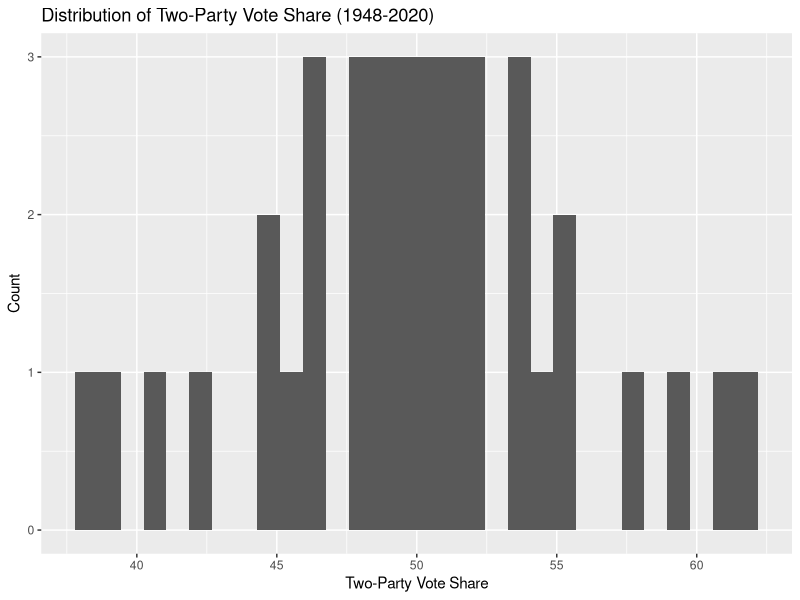
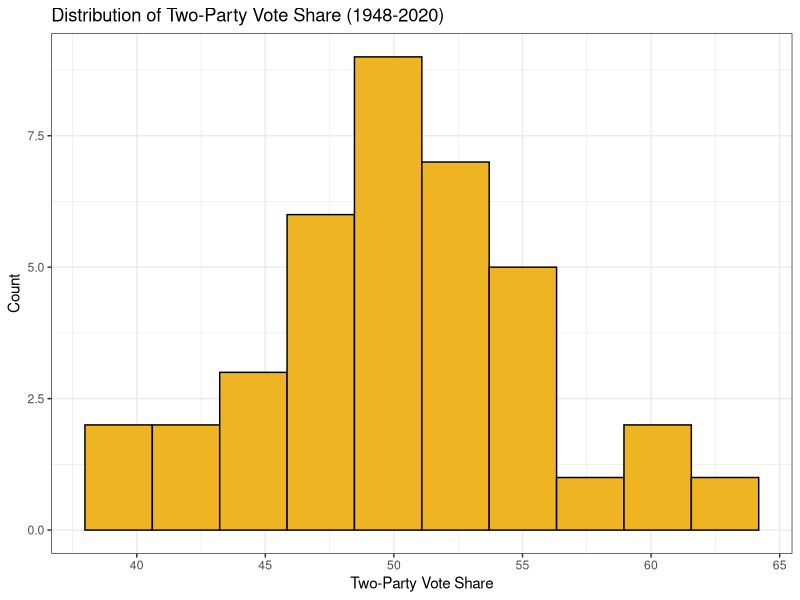
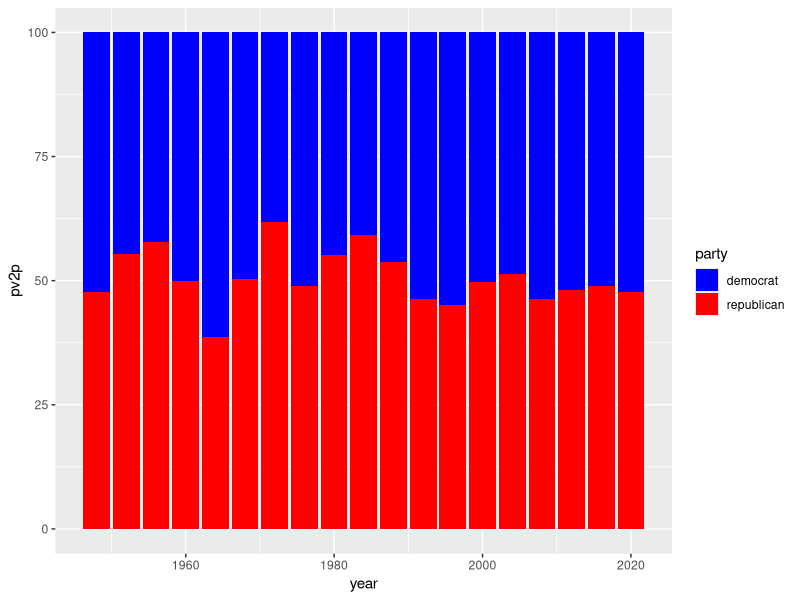
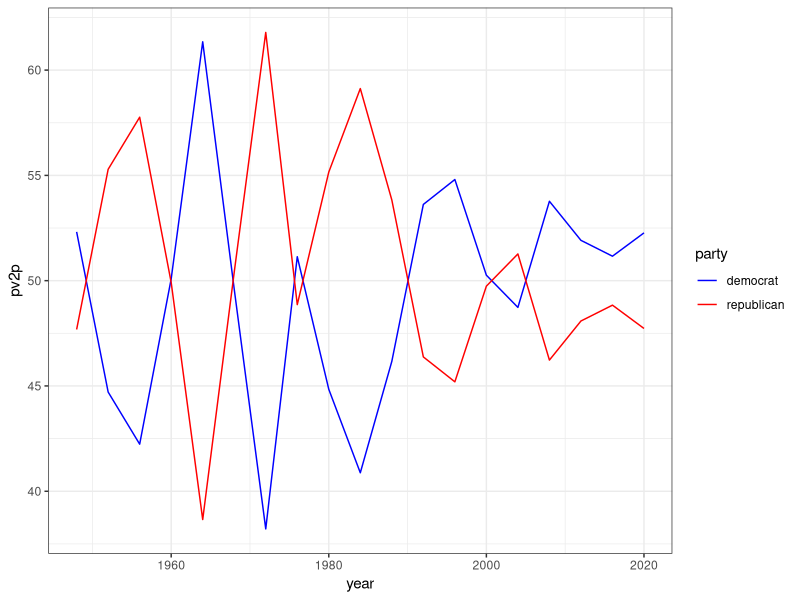
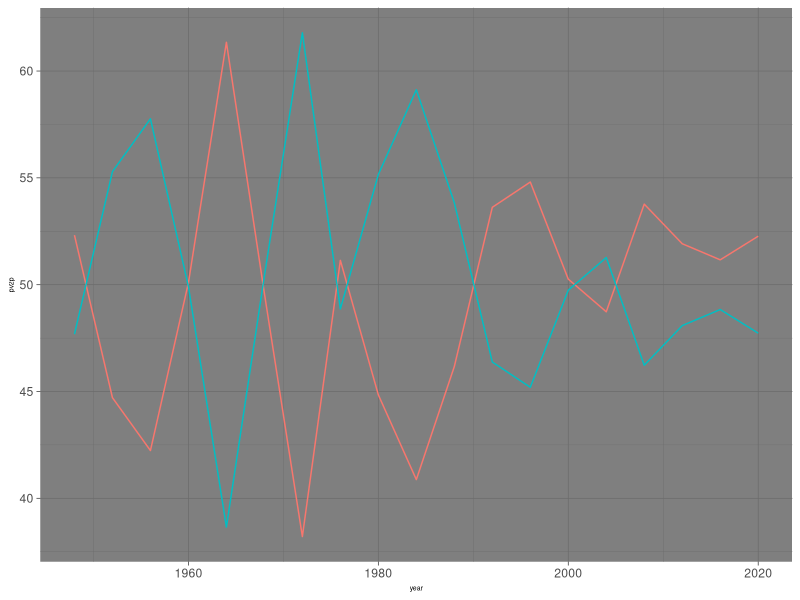
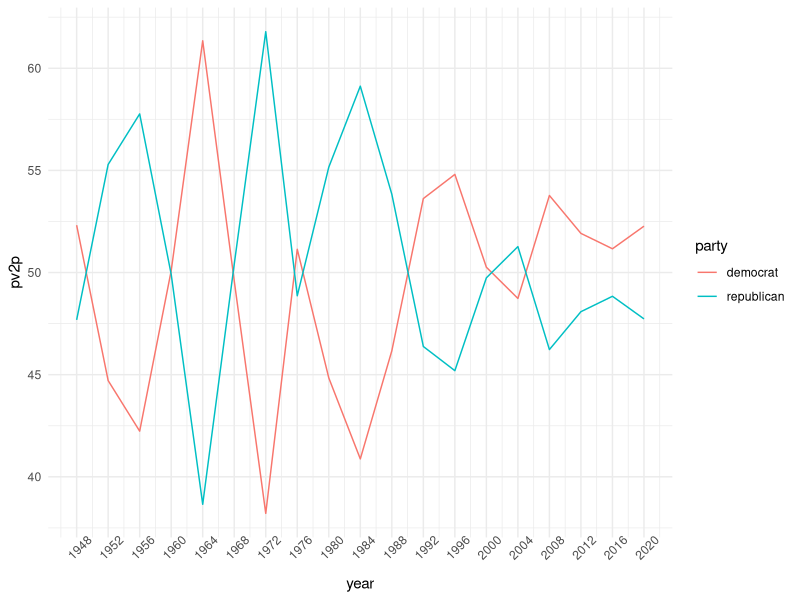
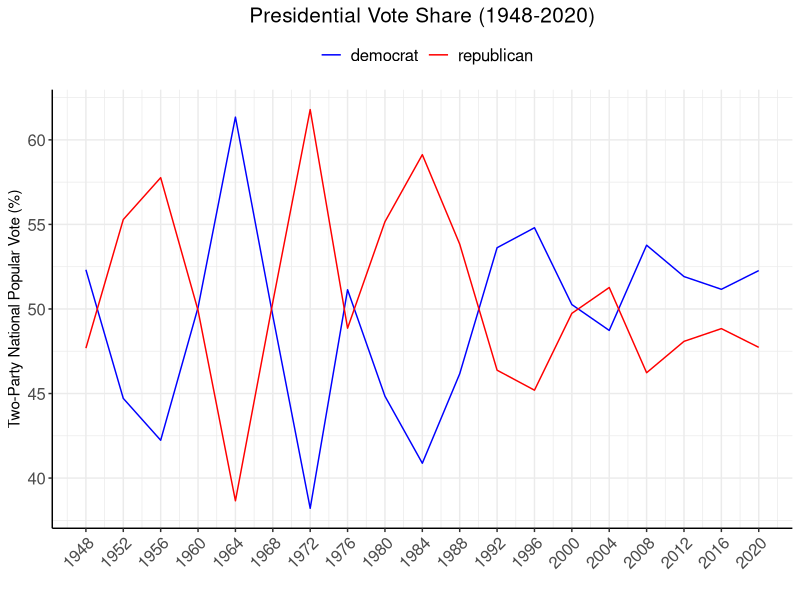
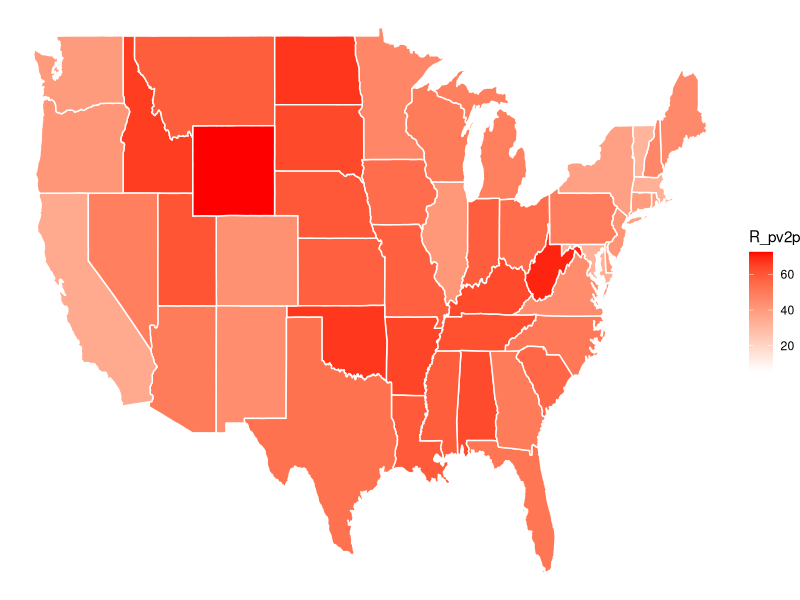

Generate these figures, in order, with R: (Note: this script raises an error after producing the figures.)
#' @title GOV 1347: Introductory Blog Post/Laboratory Session
#' @author Matthew E. Dardet
#' @date August 29, 2024

####----------------------------------------------------------#
#### Preamble
####----------------------------------------------------------#

# Load libraries.
## install via `install.packages("name")`
library(ggplot2)
library(maps)
library(tidyverse)

## set working directory here
# setwd("~")

####----------------------------------------------------------#
#### Read and clean presidential popular vote.
####----------------------------------------------------------#

# Read presidential popular vote. 
d_popvote <- read_csv("data/popvote_1948-2020.csv")

# Subset data to most recent past election year. 
d_popvote |> 
  filter(year == 2020) |> 
  select(party, candidate, pv2p)

# Pivot data to wide format with party names as columns and two-party vote share as values.
(d_popvote_wide <- d_popvote |>
  select(year, party, pv2p) |>
  pivot_wider(names_from = party, values_from = pv2p))

# Modify winner column to show "D" if Democrats win and "R" if Republicans win. 
(d_popvote_wide <- d_popvote_wide |> 
  mutate(winner = case_when(democrat > republican ~ "D",
                            TRUE ~ "R")))

# Summarize data with respect to winners. 
d_popvote_wide |> 
  group_by(winner) |>
  summarise(races = n())

####----------------------------------------------------------#
#### Visualize trends in national presidential popular vote. 
####----------------------------------------------------------#

# Example: bad histogram; unpleasant bin width and fill!
ggplot(d_popvote, aes(x = pv2p)) + 
    geom_histogram() + 
    labs(x = "Two-Party Vote Share", 
         y = "Count", 
         title = "Distribution of Two-Party Vote Share (1948-2020)")

# Example: better histogram.
ggplot(d_popvote, aes(x = pv2p)) + 
  geom_histogram(bins = 10, color = "black", fill = "goldenrod2") + 
  theme_bw() +
  labs(x = "Two-Party Vote Share", 
       y = "Count", 
       title = "Distribution of Two-Party Vote Share (1948-2020)")

# Example: barplot (+ custom colors).
ggplot(d_popvote, aes(x = year, y = pv2p, fill = party)) +
    geom_bar(stat = "identity") +
    scale_fill_manual(values = c("blue", "red")) 

# Example: lineplot (+ custom colors + nicer theme).
ggplot(d_popvote, aes(x = year, y = pv2p, colour = party)) +
    geom_line() +
    scale_color_manual(values = c("blue", "red")) + 
    theme_bw()

# Example: bad line plot; opaque background, "too much ink", no legend, small font. Yuck! 
ggplot(d_popvote, aes(x = year, y = pv2p, colour = party)) +
    geom_line(stat = "identity") + 
    theme_dark() +
    theme(legend.position = "none", axis.title = element_text(size = 5))

# Example: good line plot: high contrast, "minimal ink", legend, detailed x-ticks, larger font.
ggplot(d_popvote, aes(x = year, y = pv2p, colour = party)) +
    geom_line(stat = "identity") + 
    scale_x_continuous(breaks = seq(1948, 2020, 4)) +
    theme_minimal() +
    theme(axis.text.x = element_text(angle = 45))

# Example: excellent plot; "pretty" customized theme.
my_pretty_theme <- theme_bw() + 
    theme(panel.border = element_blank(),
          plot.title = element_text(size = 15, hjust = 0.5), 
          axis.text.x = element_text(angle = 45, hjust = 1),
          axis.text = element_text(size = 12),
          strip.text = element_text(size = 18),
          axis.line = element_line(colour = "black"),
          legend.position = "top",
          legend.text = element_text(size = 12))

ggplot(d_popvote, aes(x = year, y = pv2p, colour = party)) +
    geom_line(stat = "identity") +
    scale_color_manual(values = c("blue", "red"), name = "") +
    xlab("") + ## no need to label an obvious axis
    ylab("Two-Party National Popular Vote (%)") +
    ggtitle("Presidential Vote Share (1948-2020)") + 
    scale_x_continuous(breaks = seq(1948, 2020, 4)) +
    my_pretty_theme

# Save last displayed plot.
ggsave("figures/PV_national_historical.png", height = 4, width = 8)

####----------------------------------------------------------#
#### State-by-state map of presidential popular votes.
####----------------------------------------------------------#

# Sequester shapefile of states from `maps` library.
states_map <- map_data("state")
unique(states_map$region)

# Read/clean/merge state popular vote. 
# Create wide version of dataset that can be used to compare candidate votes with one another. 
d_pvstate <- read_csv("data/state_2pv_1948_2020.csv")
colnames(d_pvstate)

d_pvstate_wide <- d_pvstate |> 
  select(-c(candidate, state_fips)) |> 
  rename(pv = vote_share,
         pv2p = two_party_vote_share) |>
  mutate(party_simple = case_when(party == "Democrat" ~ "D", 
                                  .default = "R")) |>
  pivot_wider(names_from = party_simple, values_from = c(pv, pv2p)) |> 
  select(-c(party, candidatevotes, totalvotes, two_party_votes)) |> 
  group_by(year, state) |> 
  summarize_all(function(x) x[!is.na(x)]) |> 
  rename(D_pv = pv_D, R_pv = pv_R, D_pv2p = pv2p_D, R_pv2p = pv2p_R)

write_csv(d_pvstate_wide, 
          "data/clean_wide_state_2pv_1948_2020.csv") # Output widened dataset for use by the class. 

d_pvstate_wide$region <- tolower(d_pvstate_wide$state)

pv_map <- d_pvstate_wide |>
  filter(year == 2020) |>
  left_join(states_map, by = "region")

# Generate map of two-party vote share for Republican candidates. 
pv_map |> # N.B. You can pipe (|>) data directly into `ggplot()`!
  ggplot(aes(long, lat, group = group)) +
  geom_polygon(aes(fill = R_pv2p), color = "white")+
  scale_fill_gradient(low = "white", high = "red") +
  theme_void()

# Generate map of state winners using their vote count. 
pv_win_map <- d_pvstate_wide |>
    filter(year == 2000) |>
    left_join(states_map, by = "region") |>
    mutate(winner = ifelse(R_pv > D_pv, "republican", "democrat"))

ggplot(pv_win_map, aes(long, lat, group = group)) +
    geom_polygon(aes(fill = winner), color = "black") +
    scale_fill_manual(values=c("blue", "red")) +
    theme_void()

# Generate map of win-margins.
pv_margins_map <- d_pvstate_wide |>
    filter(year == 2000) |>
    left_join(states_map, by = "region") |>
    mutate(win_margin = (R_pv2p-D_pv2p))

ggplot(pv_margins_map, aes(long, lat, group = group)) +
       geom_polygon(aes(fill = win_margin), color = "black") +
       scale_fill_gradient2(high = "red", 
                            #mid = scales::muted("purple"), ##TODO: purple or white better?
                            mid = "white",
                            name = "win margin",
                            low = "blue", 
                            breaks = c(-50,-25,0,25,50), 
                            limits=c(-50,50)) +
    theme_void()

# Make grid version of maps. 
d_pvstate_wide |>
    filter(year >= 1980) |>
    left_join(states_map, by = "region") |>
    mutate(winner = ifelse(R_pv > D_pv, "republican", "democrat")) |>
    
    ggplot(aes(long, lat, group = group)) +
    facet_wrap(facets = year ~.) + ## specify a grid by year
    geom_polygon(aes(fill = winner), color = "white") +
    scale_fill_manual(values = c("blue", "red")) +
    theme_void() +
    ggtitle("Presidential Vote Share by State (1980-2020)") + 
    theme(strip.text = element_text(size = 12),
          aspect.ratio=1)

ggsave("figures/PV_states_historical.png")

####----------------------------------------------------------#
#### Forecast: simplified electoral cycle model. 
####----------------------------------------------------------#

pv2p_2024_states <- d_pvstate_wide |>
    filter(year == 2016 | year == 2020) |>
    group_by(state) |>
    arrange(-year) |>
    summarise(D_pv2p_2024 = 0.75*first(D_pv2p) + 0.25*last(D_pv2p),
              R_pv2p_2024 = 0.75*first(R_pv2p) + 0.25*last(R_pv2p)) |>
    mutate(pv2p_2024_margin = R_pv2p_2024 - D_pv2p_2024,
           region = tolower(state))

pv2p_2024_states |>
    left_join(states_map, by = "region") |>
    ggplot(aes(long, lat, group = group)) +
    geom_polygon(aes(fill = pv2p_2024_margin), color = "black") +
    ggtitle("2024 Presidential Forecast (Simplified Electoral Cycle Model)") + 
    scale_fill_gradient2(high = "red", 
                         mid = "white",
                         name = "win margin",
                         low = "blue", 
                         breaks = c(-50,-25,0,25,50), 
                         limits=c(-50,50)) + 
  theme_void()
ggsave("figures/PV2024_simple_forecast.png")

# Generate projected state winners and merge with electoral college votes 
pv2p_2024_states <- pv2p_2024_states |>
    mutate(winner = ifelse(R_pv2p_2024 > D_pv2p_2024, "R", "D"),
           year = 2024)

ec <- read_csv("data/ec_full.csv")
ec[which(ec$state == "D.C."),]$state <- "District Of Columbia"
write_csv(ec, "data/ec_full.csv")

pv2p_2024_states <- pv2p_2024_states |>
    left_join(ec, by = c("state", "year"))

pv2p_2024_states |> 
    group_by(winner) |>
    summarise(electoral_votes = sum(electors))

## Harris: 276
## Trump: 262

